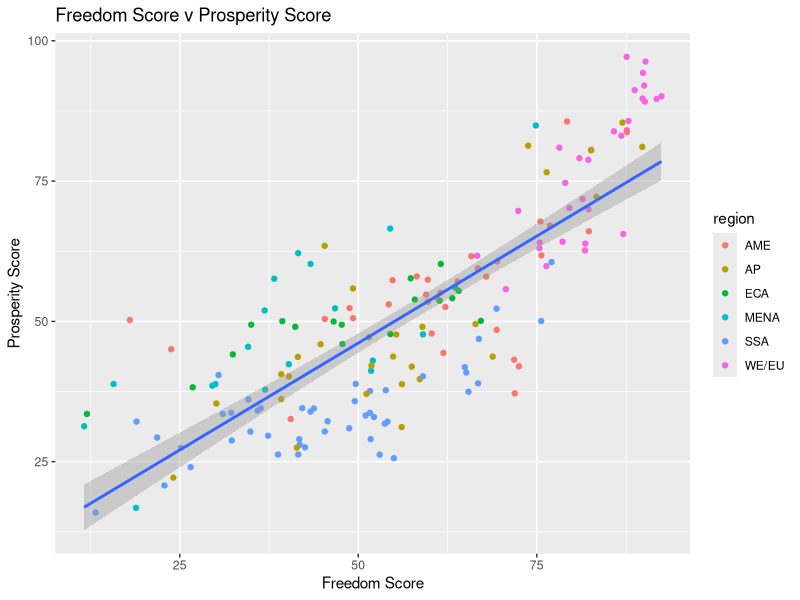
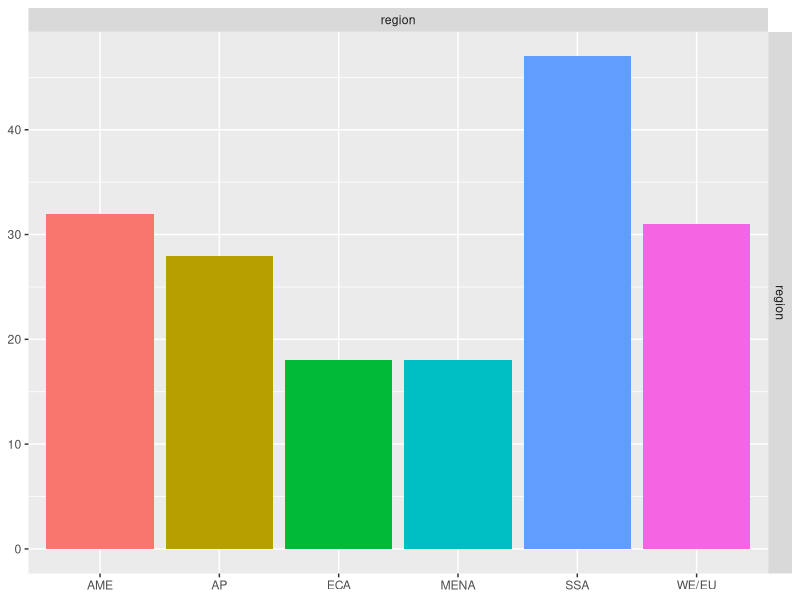
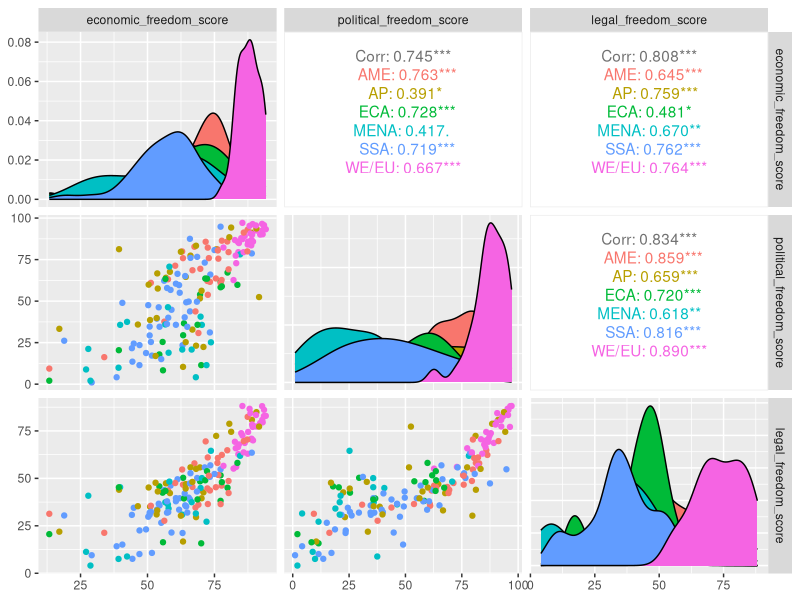
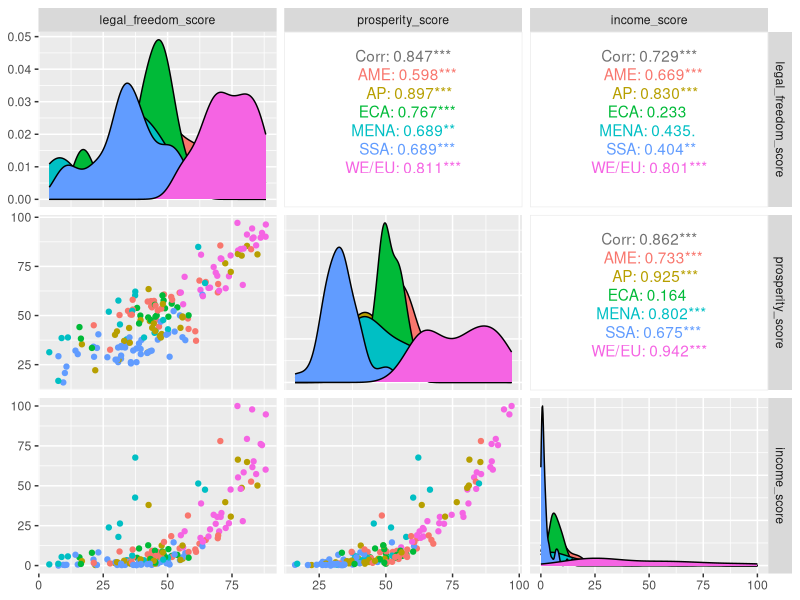
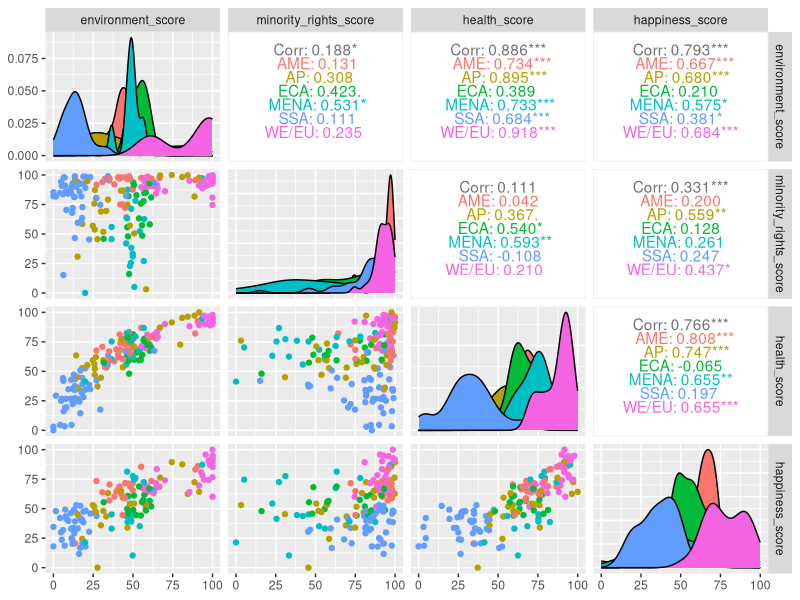
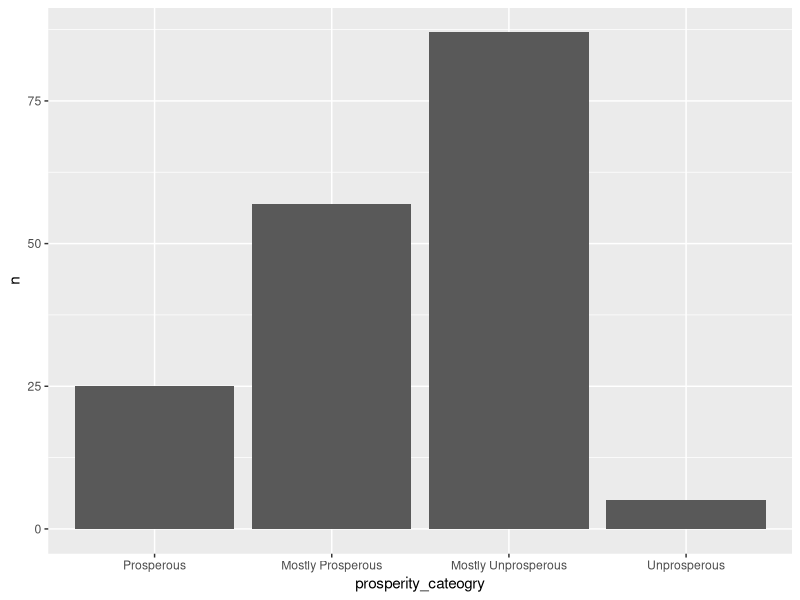
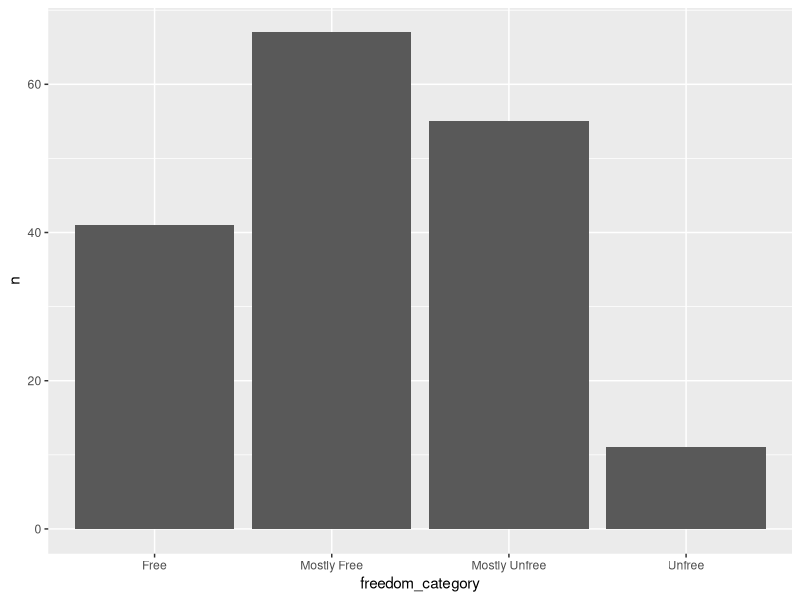
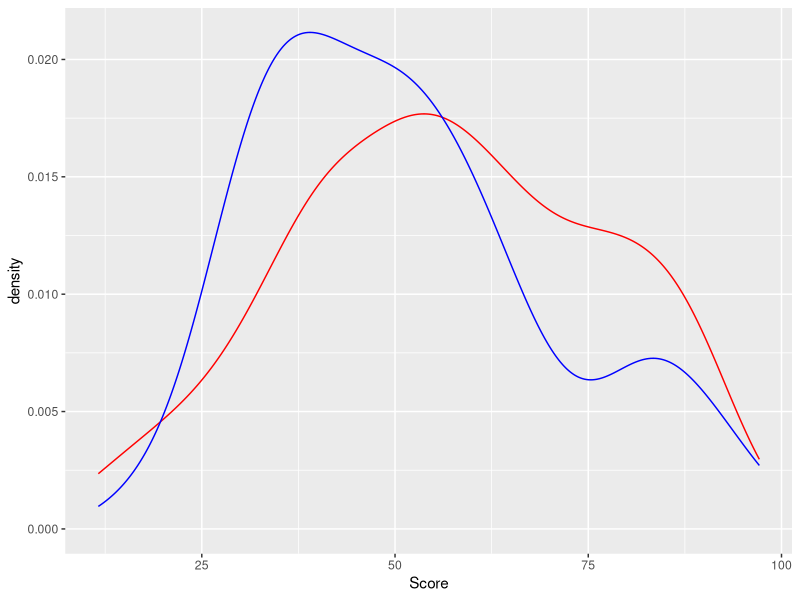

Here is the R script that generated these plots, in order:
## ---- chunk 1
library(dplyr)
library(tidyverse)
library(readxl)
library(sqldf)
library(ggplot2)
library(GGally)
library(reshape2)
library(MASS)
library(mclust)

## ---- chunk 2
free_prosp_full_dataset <- read_excel("Freedom-and-Prosperity-Indexes-Full-Data-Set.xlsx", 
    na = "no data")
free_prosp_data <- sqldf("SELECT Region as region,
              Country as country,
              `Freedom rank 2021` as freedom_rank,
              `Freedom category 2021` as freedom_category, 
              `Freedom score 2021` as freedom_score,
              `Economic Freedom score 2021` as economic_freedom_score,
              `Political Freedom score 2021` as political_freedom_score,
              `Legal Freedom score 2021` as legal_freedom_score,
              `Prosperity rank 2021` as prosperity_rank,
              `Prosperity category 2021` as prosperity_cateogry,
              `Prosperity score 2021` as prosperity_score,
              `Income score 2021` as income_score,
              `Environment score 2021` as environment_score,
              `Minority Rights  score 2021` as minority_rights_score,
              `Health score 2021` as health_score,
              `Happiness score 2021` as happiness_score
       FROM free_prosp_full_dataset;
      ")
glimpse(free_prosp_data)
## ---- chunk 3
## SCORES
### Apply log transformation to satisfy normality assumptions
model_data <- free_prosp_data %>%
  dplyr::select(region, freedom_score, prosperity_score) %>%
  mutate(log_prosperity = log(prosperity_score))
lin_model = lm(freedom_score ~ log_prosperity, model_data)

## Check normalities, outliers, heteroscedasticity
# plot(model_data$freedom_score, model_data$log_prosperity)
# plot(lin_model)
summary(lin_model)

ggplot(data = model_data, aes(x = (freedom_score), y = prosperity_score)) +
  geom_point(aes(color = region)) + 
  geom_smooth(method = "glm", se = T) + 
  labs(title = "Freedom Score v Prosperity Score") + 
  xlab("Freedom Score") +
  ylab("Prosperity Score")


## ---- chunk 4
econ_subs_dataset <- free_prosp_data %>%
  dplyr::select(region, economic_freedom_score, political_freedom_score, legal_freedom_score)
ggpairs(data=econ_subs_dataset,1, mapping=aes(color=region))
ggpairs(data=econ_subs_dataset,2:4, mapping=aes(color=region))


## ---- chunk 5
polit_subs_dataset <- free_prosp_data %>%
  dplyr::select(region, legal_freedom_score, prosperity_score, income_score, environment_score, minority_rights_score, health_score,happiness_score)
# ggpairs(data=polit_subs_dataset, mapping=aes(color=region))
ggpairs(data=polit_subs_dataset,2:4, mapping=aes(color=region))
ggpairs(data=polit_subs_dataset,5:8, mapping=aes(color=region))

## ---- chunk 6
table(free_prosp_data$prosperity_cateogry, free_prosp_data$freedom_category)

prosp_counts = free_prosp_data %>% dplyr::select(prosperity_cateogry) %>% group_by(prosperity_cateogry) %>% count()
order = c( "Prosperous", "Mostly Prosperous", "Mostly Unprosperous", "Unprosperous")
prosp_counts <- prosp_counts %>%
  mutate(prosperity_cateogry = factor(prosperity_cateogry, levels = order)) %>%
  arrange(prosperity_cateogry)

ggplot(prosp_counts) +
  geom_col(aes(x = prosperity_cateogry, y = n))

freedom_counts = free_prosp_data %>% dplyr::select(freedom_category) %>% group_by(freedom_category) %>% count()
order = c("Free", "Mostly Free", "Mostly Unfree", "Unfree")
freedom_counts <- freedom_counts %>%
  mutate(freedom_category = factor(freedom_category, levels = order)) %>%
  arrange(freedom_category)

ggplot(freedom_counts) +
  geom_col(aes(x = freedom_category, y = n))
## ---- chunk 7
ggplot(free_prosp_data) +
  geom_density(aes(x = freedom_score), color="Red") + 
  geom_density(aes(x = prosperity_score), color="Blue") +
  xlab("Score")

# gauss_data <- free_prosp_data %>% select(freedom_score, prosperity_score)
# plot(mclustBIC(model_data[c(2,3)]))
gaussian_mix_model = densityMclust(data=model_data[c(2,3)], G=2)
# summary(gaussian_mix_model)
plot(gaussian_mix_model, what = "density", type = "hdr", data = model_data[c(2,3)], points.cex = 0.5) +
title("Mixture Gaussian Clusters Between Freedom and Prosperity")
## ---- chunk 8
economic_freedom_scores <- read_excel("Freedom-and-Prosperity-Indexes-Full-Data-Set.xlsx", 
    na = "no data")[c(1,3,7)]
# Property Rights
prop_rights_full <- read_excel("Freedom-and-Prosperity-Indexes-Full-Data-Set.xlsx", 
  sheet = "Property Rights time")
prop_rights <- prop_rights_full[c(1,4)]
# Trade Freedom
trade_free_full <- read_excel("Freedom-and-Prosperity-Indexes-Full-Data-Set.xlsx", 
  sheet = "Trade Freedom time")
trade_free <- trade_free_full[c(1,4)]
# Invesetment Freedom
invest_free_full <- read_excel("Freedom-and-Prosperity-Indexes-Full-Data-Set.xlsx", 
  sheet = "Investment Freedom time")
invest_free <- invest_free_full[c(1,4)]
# Women's Economic Freedom
women_econ_full <- read_excel("Freedom-and-Prosperity-Indexes-Full-Data-Set.xlsx", 
  sheet = "Women's Economic freedom time")
women_econ <- women_econ_full[c(1,4)]

economic_freedom <- economic_freedom_scores %>%
  left_join(prop_rights, by="Country") %>%
  left_join(trade_free, by="Country") %>%
  left_join(invest_free, by="Country") %>%
  left_join(women_econ, by="Country")

ggpairs(economic_freedom[c(3:7)])


## ---- chunk 9
political_freedom_scores <- read_excel("Freedom-and-Prosperity-Indexes-Full-Data-Set.xlsx", 
    na = "no data")[c(1,3,8)]

# Constraints on Government
const_on_govt_full <- read_excel("Freedom-and-Prosperity-Indexes-Full-Data-Set.xlsx", 
    sheet = "Constraints on Government time")
const_on_govt <- const_on_govt_full[c(1,4)]
# Political Rights
political_rights_full <- read_excel("Freedom-and-Prosperity-Indexes-Full-Data-Set.xlsx", 
    sheet = "Political Rights time")
political_rights <- political_rights_full[c(1,4)]
# Civil Liberties
civil_liberties_full <- read_excel("Freedom-and-Prosperity-Indexes-Full-Data-Set.xlsx", 
    sheet = "Civil Liberties time")
civil_liberties <- civil_liberties_full[c(1,4)]

political_freedom <- political_freedom_scores %>%
  left_join(const_on_govt, by="Country") %>%
  left_join(political_rights, by="Country") %>%
  left_join(civil_liberties, by="Country")

ggpairs(political_freedom,3:6)
## ---- chunk 10
legal_freedom_scores <- read_excel("Freedom-and-Prosperity-Indexes-Full-Data-Set.xlsx", 
    na = "no data")[c(1,3,9)]

# Judicial Effectiveness
judicial_effect_full <- read_excel("Freedom-and-Prosperity-Indexes-Full-Data-Set.xlsx", 
    sheet = "Judicial Effectiveness time")
judicial_effect <- judicial_effect_full[c(1,4)]
# Efficient Judiciary
eff_jud_full <- read_excel("Freedom-and-Prosperity-Indexes-Full-Data-Set.xlsx", 
    sheet = "Efficient Judiciary time")
eff_jud <- eff_jud_full[c(1,4)]
# Civil Justice
civil_justice_full <- read_excel("Freedom-and-Prosperity-Indexes-Full-Data-Set.xlsx", 
    sheet = "Civil Justice time")
civil_justice <- civil_justice_full[c(1,4)]
# Criminal Justice
criminal_justice_full <- read_excel("Freedom-and-Prosperity-Indexes-Full-Data-Set.xlsx", 
    sheet = "Criminal Justice time")
criminal_justice <- criminal_justice_full[c(1,4)]
# Government Integrity
govt_integrity_full <- read_excel("Freedom-and-Prosperity-Indexes-Full-Data-Set.xlsx", 
    sheet = " Government Integrity time")
govt_integrity <- govt_integrity_full[c(1,4)]
# Public Disclosure
public_disc_full <- read_excel("Freedom-and-Prosperity-Indexes-Full-Data-Set.xlsx", 
    sheet = "Public Disclosure time")
public_disc <- public_disc_full[c(1,4)]
# State Capacity
state_cap_full <- read_excel("Freedom-and-Prosperity-Indexes-Full-Data-Set.xlsx", 
    sheet = "State Capacity time")
state_cap <- state_cap_full[c(1,4)]
# Order and Security
order_security_full <- read_excel("Freedom-and-Prosperity-Indexes-Full-Data-Set.xlsx", 
    sheet = "Order and Security time")
order_security <- order_security_full[c(1,4)]
# Regulatory Effectivness
reg_effectiveness_full <- read_excel("Freedom-and-Prosperity-Indexes-Full-Data-Set.xlsx", 
    sheet = "Regulatory Effectivness time")
reg_effectiveness <- reg_effectiveness_full[c(1,4)]

legal_freedom <- legal_freedom_scores %>%
  left_join(judicial_effect, by="Country") %>%
  left_join(eff_jud, by="Country") %>%
  left_join(civil_justice, by="Country") %>%
  left_join(criminal_justice, by="Country") %>%
  left_join(govt_integrity, by="Country") %>%
  left_join(public_disc, by="Country") %>%
  left_join(state_cap, by="Country") %>%
  left_join(order_security, by="Country") %>%
  left_join(reg_effectiveness, by="Country")

ggpairs(legal_freedom,3:12)
## ---- chunk 11
prosperity_scores <- (read_excel("Freedom-and-Prosperity-Indexes-Full-Data-Set.xlsx", 
    na = "no data")[c(1,3,12:17)])

# ggpairs(prosperity_scores,3:8)
## ---- chunk 12
categories <- free_prosp_full_dataset[c(1,3,6:9,12:17)]
# ggpairs(categories,3:6)
## ---- chunk 13
freedom_changes_full <- read_excel("Freedom-and-Prosperity-Indexes-Full-Data-Set.xlsx", 
    sheet = " Freedom Index time")

freedom_changes <- freedom_changes_full %>%
  mutate(difference = `Freedom Score 2021` - `Freedom Score 2006`) %>%
  mutate(abs_percentages = abs(`Freedom difference percentage over sample`)) %>%
  dplyr::select(Country, Region, abs_percentages, difference)

freedom_perc <- freedom_changes %>%
  arrange(desc(abs_percentages))
freedom_perc[!duplicated(freedom_perc$Region),]

freedom_diff <- freedom_changes %>%
  arrange(desc(difference))
freedom_diff[!duplicated(freedom_diff$Region),]
## ---- chunk 14
prosperity_changes_full <- read_excel("Freedom-and-Prosperity-Indexes-Full-Data-Set.xlsx", 
    sheet = " Prosperity Index time")

prosperity_changes <- prosperity_changes_full %>%
  mutate(percentages = (`Prosperity Index 2021` - `Prosperity Index 2006`) / `Prosperity Index 2006`) %>%
  mutate(abs_percentages = abs(percentages) * 100) %>%
  dplyr::select(Country, Region, abs_percentages, `Difference over sample`)

prosperity_perc <- prosperity_changes %>%
  arrange(desc(abs_percentages)) 
prosperity_perc[!duplicated(prosperity_perc$Region),]

prosperity_diff <- prosperity_changes %>%
  arrange(desc(`Difference over sample`))
prosperity_diff[!duplicated(prosperity_diff$Region),]

## ---- chunk 15
freedom_perc[!duplicated(freedom_perc$Region),]
## ---- chunk 16
prosperity_perc[!duplicated(prosperity_perc$Region),]
## ---- chunk 17
# Economic Freedom <- Property Rights
econ_free_time <- read_excel("Freedom-and-Prosperity-Indexes-Full-Data-Set.xlsx", 
    sheet = "Economic Freedom time")[c(1,3,4:7)]
prop_rights_time <- prop_rights_full[c(1,4:7)]
  #pivot_longer(!Country)
econ_free_temp <- econ_free_time %>% left_join(prop_rights_time, by="Country") %>% na.omit()
ggplot(data=econ_free_temp, aes(x = `Economic Freedom score 2021`, y=`Property Rights score 2021`)) +
  geom_point(aes(color = Region)) + geom_smooth(method = "glm") + labs(title = "Economic Freedom v Property 2021")

# free_prosp_full_dataset

# Political Freedom <- Civil Liberties (or Political Rights)
polit_index_time <- read_excel("Freedom-and-Prosperity-Indexes-Full-Data-Set.xlsx", 
    sheet = "Political Freedom time")[c(1,3,4:7)]

civil_lib_time <- civil_liberties_full[c(1,4:7)]

polit_free_time <- polit_index_time %>% left_join(civil_lib_time, by="Country")
ggplot(data=polit_free_time, aes(x = `Political Freedom score 2021`, y=`Civil liberties score 2021`)) +
  geom_point(aes(color = Region)) + geom_smooth(method = "glm") + labs(title = "Political Freedom v Civil Liberties 2021")

# Legal Freedom <- Regulatory Effectiveness
legal_index_time <- read_excel("Freedom-and-Prosperity-Indexes-Full-Data-Set.xlsx", 
    sheet = "Legal Freedom time")[c(1,3,4:7)]

reg_eff_time <- reg_effectiveness_full[c(1,4:7)]

legal_free_time <- legal_index_time %>% left_join(reg_eff_time, by="Country") %>% na.omit
ggplot(data=legal_free_time, aes(x = `Legal Freedom score 2021`, y=`Regulatory Effectivness score 2021`)) +
  geom_point(aes(color = Region)) + geom_smooth(method = "glm") + labs(title = "Legal Freedom v Regulatory Effectiveness 2021")
